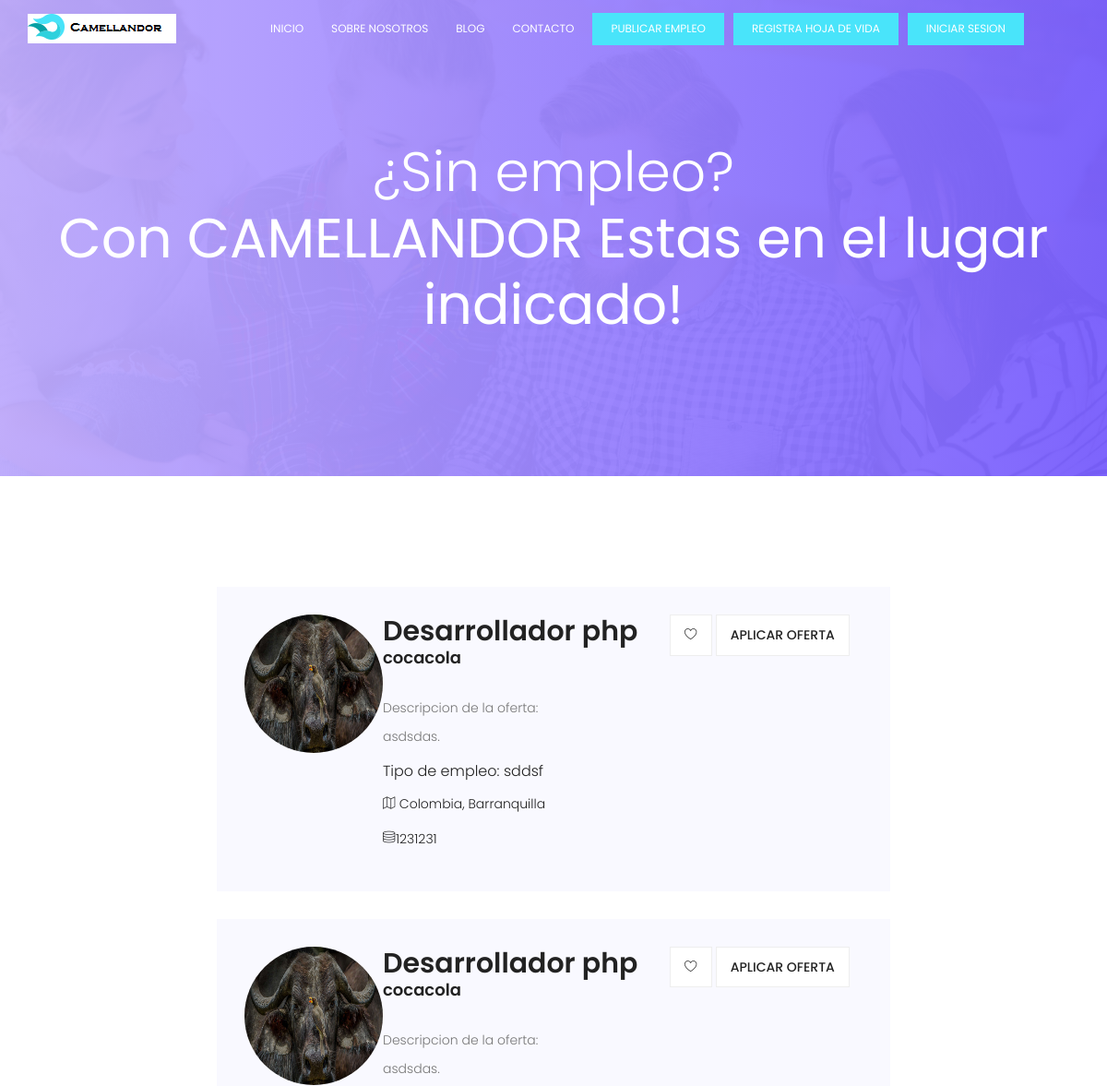
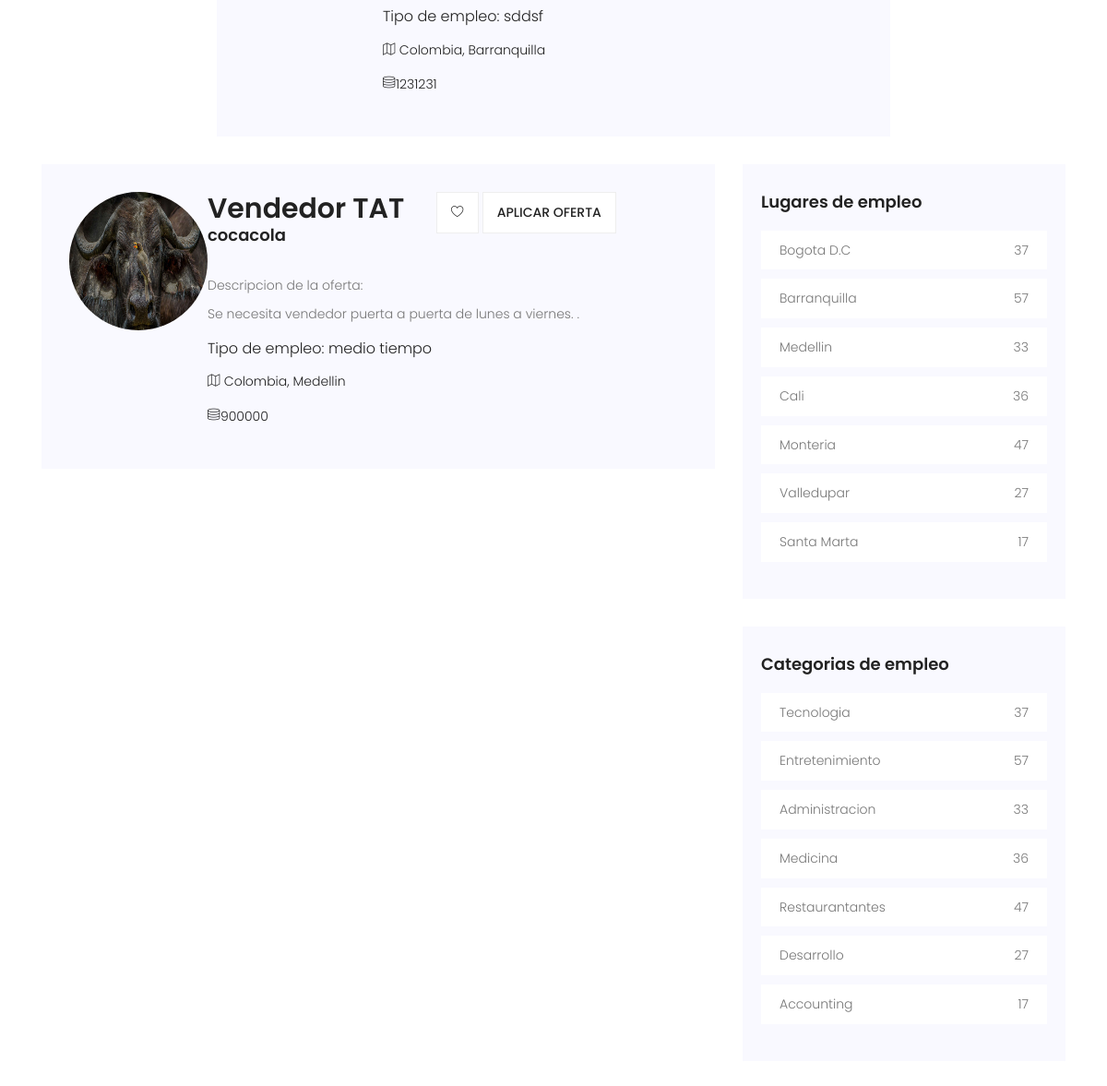
The page / on the database its author committed (2 pictures, top to bottom).
### tables this page shows
CREATE TABLE IF NOT EXISTS `ofertas` (
  `idoferta` int(11) NOT NULL AUTO_INCREMENT,
  `titulooferta` varchar(50) NOT NULL,
  `descripcionoferta` varchar(1000) NOT NULL,
  `salario` varchar(200) NOT NULL,
  `tipotrabajo` varchar(50) NOT NULL,
  `lugartrabajo` varchar(100) NOT NULL,
  `fk_empresa` int(11) NOT NULL,
  PRIMARY KEY (`idoferta`),
  KEY `fk_empresa` (`fk_empresa`)
);

CREATE TABLE IF NOT EXISTS `empresa` (
  `nitempresa` int(11) NOT NULL,
  `emailempresa` varchar(100) NOT NULL,
  `password` varchar(100) NOT NULL,
  `Logoempresa` varchar(100) NOT NULL,
  `Nombrecomercial` varchar(200) NOT NULL,
  `Descripcionemp` varchar(1000) NOT NULL,
  `Razonsocial` varchar(100) NOT NULL,
  `Telefono` bigint(20) NOT NULL,
  `Ciudad` varchar(50) NOT NULL,
  `Direccion` varchar(50) NOT NULL,
  `Numerotrabajadores` int(11) NOT NULL,
  PRIMARY KEY (`nitempresa`)
);

### index.php (the view, shortened to what this page needs)
	<!DOCTYPE html>
	<html lang="zxx" class="no-js">
	<head>
			<link rel="stylesheet" href="css/linearicons.css">
			<link rel="stylesheet" href="css/font-awesome.min.css">
			<link rel="stylesheet" href="css/bootstrap.css">
			<link rel="stylesheet" href="css/magnific-popup.css">
			<link rel="stylesheet" href="css/nice-select.css">
			<link rel="stylesheet" href="css/animate.min.css">
			<link rel="stylesheet" href="css/owl.carousel.css">
			<link rel="stylesheet" href="css/main.css">
		</head>
		<body>
			  <header id="header" id="home">
			    <div class="container">
			    	<div class="row align-items-center justify-content-between d-flex">
				      <div id="logo">
				        <a href="index.html"><img src="img/logo.png" alt="" title="" /></a>
				      </div>
				      <nav id="nav-menu-container">
				        <ul class="nav-menu">
				          <li class="menu-active"><a href="index.php">Inicio</a></li>
				          <li><a href="quienessomos.html">Sobre nosotros</a></li>
				          <li><a href="blog-home.html">Blog</a></li>
						  <li><a href="contact.html">Contacto</a></li>
						  <li><a class="ticker-btn" href="registroempresa.php">Publicar empleo</a></li>
				          <li><a class="ticker-btn" href="registropersona.php">Registra hoja de vida</a></li>
				          <li><a class="ticker-btn" href="iniciosesion.html">Iniciar sesion</a></li>
				        </ul>
				      </nav>
			    	</div>
			    </div>
			  </header>
<div>
			<section class="banner-area relative" id="home">
				<div class="overlay overlay-bg"></div>
				<div class="container">
					<div class="row d-flex align-items-center justify-content-center">
						<div class="about-content col-lg-12">
							<h1 class="text-white" style="font-size: 60px;">
								¿Sin empleo?<br><strong>Con <span>CAMELLANDOR</span> Estas en el lugar indicado!</strong>
							</h1>
						</div>
					</div>
				</div>
			</section>
			<section class="post-area section-gap">
					<?php
					include 'conexionbd.php';
								$consulta="select * from ofertas o,empresa p where o.fk_empresa=p.nitempresa ";
								$resultado=mysqli_query($cadena,$consulta);
					  while ($row=mysqli_fetch_array($resultado)) {
								echo "
								<div class='container'>
								<div class='row justify-content-center d-flex'>
									<div class='col-lg-8 post-list'>
										<div class='single-post d-flex flex-row'>
								<div class='thumb'>
									<img src='".$row['Logoempresa']."' style='width:150px; height:150px; border-radius: 50%;' alt=''>
								</div>
								<div class='details'>
									<div class='title d-flex flex-row justify-content-between'>
										<div class='titles'>
											<a href='iniciosesion.html'><h2> ".$row['titulooferta']."</h2></a>
											<h4>".$row['Nombrecomercial']."</h4>
										</div>
										&nbsp; &nbsp; &nbsp; &nbsp; &nbsp;
										<ul class='btns'>
											<li><a href='iniciosesion.html'><span class='lnr lnr-heart'></span></a></li>
											<li><a href='iniciosesion.html'>APLICAR OFERTA</a></li>
										</ul>
									</div>
									<br>
									<label>Descripcion de la oferta:</label><p>
									".$row['descripcionoferta'].".
									</p>
									<h5>Tipo de empleo: ".$row['tipotrabajo']."</h5>
									<p class='address'><span class='lnr lnr-map'></span> Colombia, ".$row['lugartrabajo']."</p>
									<p class='address'><span class='lnr lnr-database'></span>".$row['salario']." </p>
									</div>
								</div>
								</div>
							";
					  }
	?>
						<div class="col-lg-4 sidebar">
							<div class="single-slidebar">
								<h4>Lugares de empleo</h4>
								<ul class="cat-list">
									<li><a class="justify-content-between d-flex" href="#"><p>Bogota D.C</p><span>37</span></a></li>
									<li><a class="justify-content-between d-flex" href="#"><p>Barranquilla</p><span>57</span></a></li>
									<li><a class="justify-content-between d-flex" href="#"><p>Medellin</p><span>33</span></a></li>
									<li><a class="justify-content-between d-flex" href="#"><p>Cali</p><span>36</span></a></li>
									<li><a class="justify-content-between d-flex" href="#"><p>Monteria</p><span>47</span></a></li>
									<li><a class="justify-content-between d-flex" href="#"><p>Valledupar</p><span>27</span></a></li>
									<li><a class="justify-content-between d-flex" href="#"><p>Santa Marta</p><span>17</span></a></li>
								</ul>
							</div>
							<div class="single-slidebar">
								<h4>Categorias de empleo</h4>
								<ul class="cat-list">
									<li><a class="justify-content-between d-flex" href="#"><p>Tecnologia</p><span>37</span></a></li>
									<li><a class="justify-content-between d-flex" href="#"><p>Entretenimiento</p><span>57</span></a></li>
									<li><a class="justify-content-between d-flex" href="#"><p>Administracion</p><span>33</span></a></li>
									<li><a class="justify-content-between d-flex" href="#"><p>Medicina</p><span>36</span></a></li>
									<li><a class="justify-content-between d-flex" href="#"><p>Restaurantantes</p><span>47</span></a></li>
									<li><a class="justify-content-between d-flex" href="#"><p>Desarrollo</p><span>27</span></a></li>
									<li><a class="justify-content-between d-flex" href="#"><p>Accounting</p><span>17</span></a></li>
								</ul>
							</div>
									</div>
								</div>
							</div>
						</div>
					</div>
				</div>
			</section>
		</body>
	</html>

### css/main.css (style rules this page uses)
body { color: #777777; font-family: "Poppins", sans-serif; font-size: 14px; font-weight: 300; line-height: 1.625em; position: relative; }
ol, ul { margin: 0; padding: 0; list-style: none; }
a { -webkit-transition: all 0.3s ease 0s; -moz-transition: all 0.3s ease 0s; -o-transition: all 0.3s ease 0s; transition: all 0.3s ease 0s; }
a, a:focus, a:hover { text-decoration: none; outline: 0; }
h1, h2, h3, h4, h5, h6 { font-family: "Poppins", sans-serif; color: #222222; line-height: 1.2em !important; margin-bottom: 0; margin-top: 0; font-weight: 600; }
h1, .h1 { font-size: 36px; }
h2, .h2 { font-size: 30px; }
h4, .h4 { font-size: 18px; }
h5, .h5 { font-size: 16px; }
.text-white { color: #fff; }
.relative { position: relative; }
.overlay { position: absolute; left: 0; right: 0; top: 0; bottom: 0; }
h1 { font-size: 36px; }
h2 { font-size: 30px; }
h4 { font-size: 18px; }
h5 { font-size: 16px; }
h1, h2, h3, h4, h5, h6 { line-height: 1.5em; }
#header { padding: 14px 0; position: fixed; left: 0; top: 0; right: 0; transition: all 0.5s; z-index: 997; }
#header #logo img { padding: 0; margin: 0; }
.ticker-btn { background: #49e4fa; color: #fff; padding: 6px 20px !important; text-transform: uppercase; }
.nav-menu, .nav-menu * { margin: 0; padding: 0; list-style: none; }
.nav-menu li { position: relative; white-space: nowrap; }
.nav-menu > li { float: left; }
#nav-menu-container { margin: 0; }
@media (min-width: 1024px) { #nav-menu-container { padding-right: 60px; } }
.nav-menu a { padding: 6px 10px; text-decoration: none; display: inline-block; color: #fff; font-weight: 400; font-size: 12px; text-transform: uppercase; outline: none; }
.nav-menu > li { margin-left: 10px; }
#mobile-nav { position: fixed; top: 0; padding-top: 18px; bottom: 0; z-index: 998; background: rgba(0, 0, 0, 0.8); left: -260px; width: 260px; overflow-y: auto; transition: 0.4s; }
#mobile-nav ul { padding: 0; margin: 0; list-style: none; }
#mobile-nav ul li { position: relative; }
#mobile-nav ul li a { color: #fff; font-size: 13px; text-transform: uppercase; overflow: hidden; padding: 10px 22px 10px 15px; position: relative; text-decoration: none; width: 100%; display: block; outline: none; font-weight: 700; }
.section-gap { padding: 120px 0; }
.p1-gradient-bg, .banner-area .overlay-bg, .sidebar .single-slidebar .cat-list li:hover, .callto-action-area, .single-price:hover .price-bottom, .single-service:hover, .submit-right, .submit-left, .contact-btns, .form-area .primary-btn { background-image: -moz-linear-gradient(0deg, #bfacff 0%, #795fff 100%); background-image: -webkit-linear-gradient(0deg, #bfacff 0%, #795fff 100%); background-image: -ms-linear-gradient(0deg, #bfacff 0%, #795fff 100%); }
.banner-area { background: url(../img/header-bg.jpg) center; background-size: cover; }
.banner-area .overlay-bg { opacity: .95; }
.post-list .single-post { padding: 30px; background-color: #f9f9ff; margin-bottom: 30px; }
.post-list .single-post h5 { color: #222; font-weight: 300; margin-bottom: 15px; }
.post-list .single-post .address { color: #222; margin-bottom: 15px; }
.post-list .single-post .btns li { display: inline-block; background-color: #fff; border: 1px solid #eee; padding: 10px 15px; -webkit-transition: all 0.3s ease 0s; -moz-transition: all 0.3s ease 0s; -o-transition: all 0.3s ease 0s; transition: all 0.3s ease 0s; }
.post-list .single-post .btns li i, .post-list .single-post .btns li a { text-transform: uppercase; font-weight: 500; color: #222; }
.sidebar .single-slidebar { background-color: #f9f9ff; padding: 30px 20px; margin-bottom: 30px; }
.sidebar .single-slidebar h4 { margin-bottom: 20px; }
.sidebar .single-slidebar .cat-list li { padding: 0px 10px; background-color: #fff; -webkit-transition: all 0.3s ease 0s; -moz-transition: all 0.3s ease 0s; -o-transition: all 0.3s ease 0s; transition: all 0.3s ease 0s; }
.sidebar .single-slidebar .cat-list p { margin-bottom: 0; }
.sidebar .single-slidebar .cat-list a { color: #777; padding: 10px; margin-bottom: 10px; }
.about-content { padding: 150px 0px; text-align: center; }
.about-content h1 { font-size: 48px; font-weight: 300; }
.single-post { margin-bottom: 30px; }
.single-post .title h4 { margin-bottom: 10px; }

### rows shown on the page
ofertas: fk_empresa.Logoempresa (picture), titulooferta "Desarrollador php", fk_empresa.Nombrecomercial "cocacola", descripcionoferta "asdsdas", tipotrabajo "sddsf", lugartrabajo "Barranquilla", salario "1231231"
ofertas: fk_empresa.Logoempresa (picture), titulooferta "Desarrollador php", fk_empresa.Nombrecomercial "cocacola", descripcionoferta "asdsdas", tipotrabajo "sddsf", lugartrabajo "Barranquilla", salario "1231231"
ofertas: fk_empresa.Logoempresa (picture), titulooferta "Vendedor TAT", fk_empresa.Nombrecomercial "cocacola", descripcionoferta "Se necesita vendedor puerta a puerta de lunes a viernes.", tipotrabajo "medio tiempo", lugartrabajo "Medellin", salario "900000"
